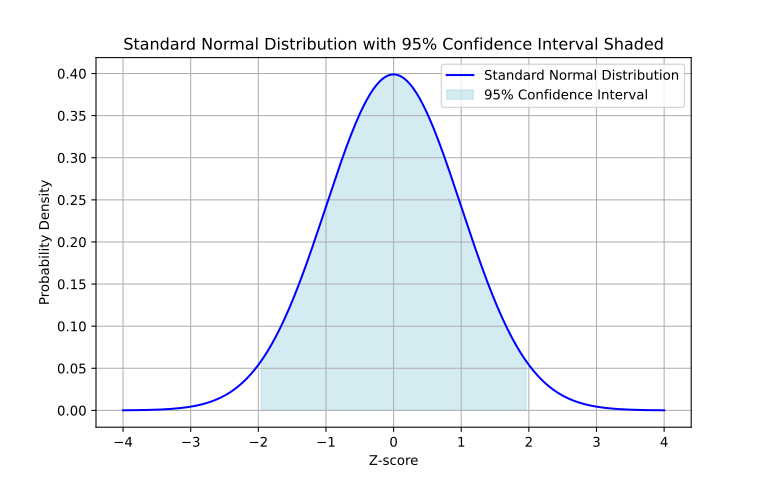

Write Python code to recreate this figure.
import numpy as np
import matplotlib.pyplot as plt
from scipy.stats import norm

# Create x values
x = np.linspace(-4, 4, 1000)

# Standard normal PDF
pdf = norm.pdf(x)

# Find the z-scores for 95% confidence interval
z_lower = norm.ppf(0.025)  # -1.96 approx
z_upper = norm.ppf(0.975)  # 1.96 approx

# Plot the normal distribution
plt.figure(figsize=(8, 5))
plt.plot(x, pdf, color='blue', label='Standard Normal Distribution')

# Shade the 95% confidence interval
plt.fill_between(x, pdf, where=(x >= z_lower) & (x <= z_upper), color='lightblue', alpha=0.5, label='95% Confidence Interval')

# Add labels and title
plt.title('Standard Normal Distribution with 95% Confidence Interval Shaded')
plt.xlabel('Z-score')
plt.ylabel('Probability Density')
plt.legend()
plt.grid(True)

plt.savefig(f'{__file__.replace('.py','')}.svg', transparent=True)
# Show the plot
plt.show()
